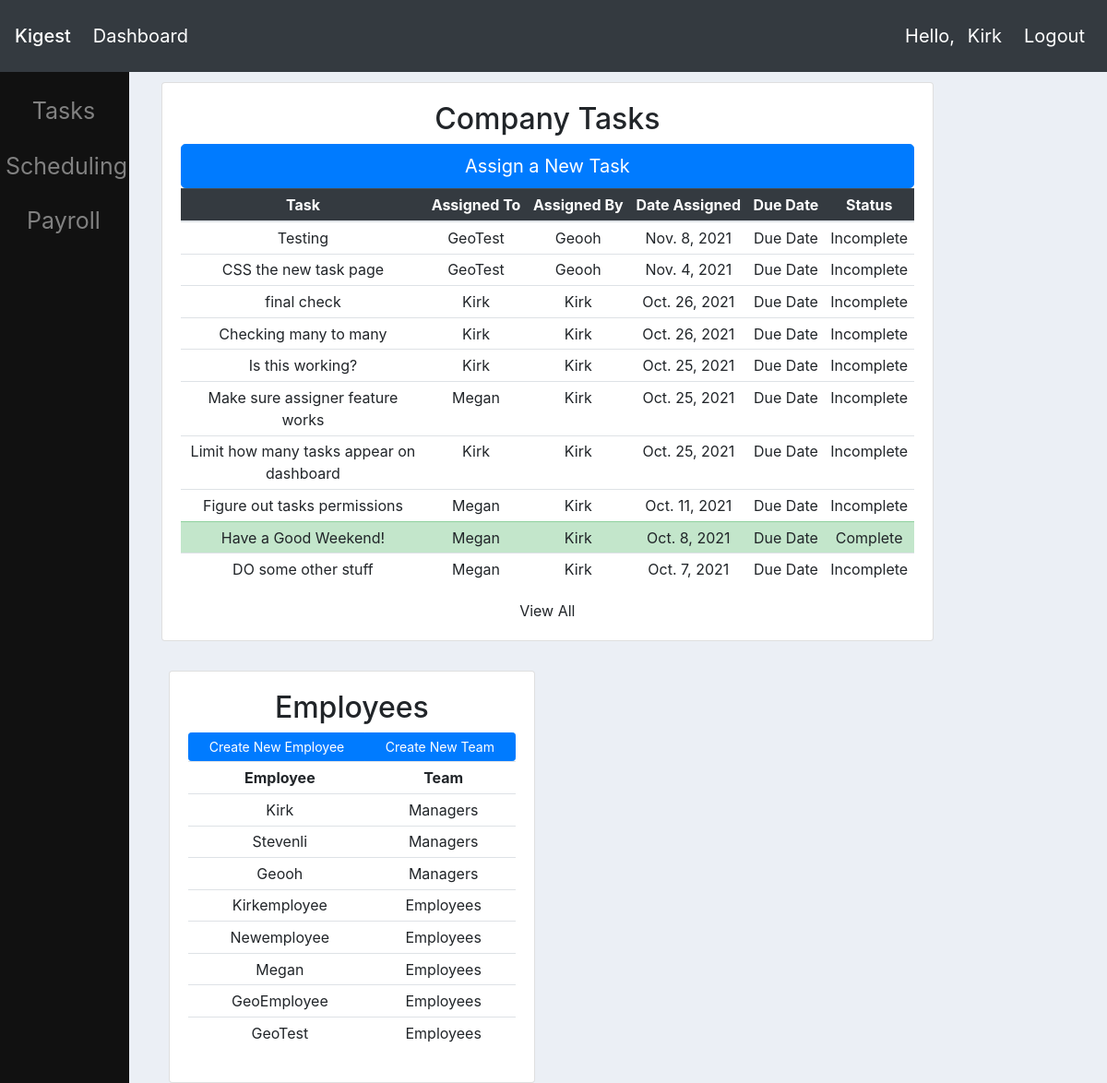
The app's page / (signed in) with its own data.
### tasks/models.py (models this page shows, shortened)
class Task(models.Model):
    title = models.CharField(max_length=60)
    assigner = models.ForeignKey(Employee, on_delete=models.CASCADE, default=1)
    date_created = models.DateTimeField(auto_now_add=True)
    date_due = models.DateTimeField(default=make_aware(datetime.datetime(2021,11,30,5,0,0)))
    date_completed = models.DateTimeField(null=True, blank=True)
    description = models.TextField(blank=True)
    is_complete = models.BooleanField(default=False)
    assignee = models.ManyToManyField(Employee, related_name='assignee')

### userprofile/models.py (models this page shows)
class Employee(models.Model):
    user = models.OneToOneField(User, on_delete=models.CASCADE)
    first_name = models.CharField(max_length=15, default='')
    last_name = models.CharField(max_length=20, default='')
    date_of_birth = models.DateField(null=True, blank=True)
    is_active = models.BooleanField(default=False)
    profile_picture = models.ImageField(default="default.png")
    street = models.CharField(max_length=200, null=True, blank=True, verbose_name='Street Address')
    city = models.CharField(max_length=75, null=True, blank=True, verbose_name='City')
    state = models.CharField(max_length=2, null=True, blank=True, verbose_name='State')
    phone = models.CharField(max_length=20, null=True, blank=True, verbose_name='Telephone Number')
    postal_code = models.CharField(max_length=5, null=True, blank=True, verbose_name='Postal Code')
    def __str__(self):
        return self.user.username

### website/views.py (the view)
# urls.py: path('', views.homepage, name = 'homepage'),
@login_required(login_url='/profile/login/')
def homepage(request):
    managers = Group.objects.get(name='managers').user_set.all()
    employees = Group.objects.get(name='employees').user_set.all()
    if request.user in managers or request.user.is_superuser:
        tasks = Task.objects.order_by('-date_created')[:10]
        return render(request, 'website/managerdashboard.html', {'tasks': tasks, 'managers': managers, 'employees': employees})
    elif request.user in employees:
        current_employee = Employee.objects.get(user=request.user)
        tasks = current_employee.assignee.all()
        return render(request, 'website/employeedashboard.html', {'tasks': tasks})
    else:
        return HttpResponse("Sorry, you aren't properly authenticated!")

### website/templates/website/managerdashboard.html (shortened to what this page needs)
{%  extends 'website/main.html' %}
{% block content %}
{% include 'website/taskspreview.html' %}
{% include 'website/employeespreview.html' %}
{% endblock %}

### website/templates/website/navbar.html (shortened to what this page needs)
<nav class="navbar fixed-top navbar-expand-lg navbar-dark bg-dark">
  <a class="navbar-brand mb-0 h1" href="{% url 'homepage' %}">Kigest</a>
  <div class="collapse navbar-collapse" id="navbarNav">
    <ul class="navbar-nav">
      <li class="nav-item active">
        <a class="nav-link" href="{% url 'homepage' %}">Dashboard</a>
        </li>
    </ul>
  </div>
    {% if user.is_authenticated %}<span class="navbar-text px-2 text-white"> Hello, <a class="navbar-text px-2 text-white" href="{% url 'profile:profile' request.user.username %}">{{request.user|capfirst}}</a></span>
    <span><a class="navbar-text px-2 text-white" href="{% url 'profile:logout' %}">Logout</a></span>{% endif %}
</nav>

### website/templates/website/taskspreview.html (shortened to what this page needs)
    <div class="col-md-10 mt-4">
		<div class="card card-body "><h2 class="text-center"><a class="text-reset text-decoration-none" href='{% url "tasks:tasks"%}'>Company Tasks</a></h2>
            <a class="btn btn-primary btn-lg btn-block" href="{% url 'tasks:newtask' %}" role="button">Assign a New Task</a>
            {% if tasks is None %}
                <h1 class="display-3">Looks like you're all caught up!</h1>
            {% else %}
            <table class="table table-sm table-hover">
                <thead class="table-dark">
                    <tr>
                        <th class="col-sm-4">Task</th>
                        <th>Assigned To</th>
                        <th>Assigned By</th>
                        <th>Date Assigned</th>
                        <th>Due Date</th>
                        <th>Status</th>
                    </tr>
                </thead>
                <tbody>
                    {% for task in tasks %}
                    {% if task.is_complete %}<tr class="table-success">
                    {% else %} <tr>
                    {% endif %}
                        <td><a class="text-reset text-decoration-none" href='{% url "tasks:viewtask" task.id%}'>{{ task.title }}</a></td>
                        <td>{{ task.assignee.all.first|capfirst }}</td>
                        <td>{{ task.assigner|capfirst }}</td>
                        <td>{{ task.date_created.date }}</td>
                        <td>Due Date</td>
                        {% if task.is_complete %}
                        <td>Complete</td>
                        {% else %}
                        <td>Incomplete</td>
                        {% endif %}
                    </tr>
                    {% endfor %}
                </tbody>
            </table>
            {% endif %}
            <div><a class = "text-reset fw-bold" href='{% url "tasks:tasks"%}'>View All</a></div>
        </div>
    </div>

### website/templates/website/employeespreview.html (shortened to what this page needs)
<br>
<div class="row mt-2 mx-2">
	<div class="col-md-5">
		<div class="card card-body"><h2 class="text-center"><a class="text-reset text-decoration-none" href='{% url "employeeview"%}'>Employees</a></h2>
            <div class="btn-group gap-1">
            <a class="btn btn-primary btn-sm" href="">Create New Employee</a>
            <a class="btn btn-primary btn-sm" href="">Create New Team</a>
            </div>
			<table class="table table-sm" id="employeeTable">
				<tr>
					<th class="text-center" onclick="sortTable(0)">Employee</th>
					<th class="text-center" onclick="sortTable(1)">Team</th>
                </tr>
                {% for manager in managers %}
                <tr>
                    <td>{{ manager|capfirst }}</td>
                    <td class="text-center">Managers</td>
                </tr>
                {% endfor %}
                {% for employee in employees %}
                <tr>
                    <td>{{ employee|capfirst }}</td>
                    <td class="text-center">Employees</td>
                </tr>
                {% endfor %}
            </table>
        </div>
    </div>

### website/templates/website/main.html (style rules this page uses)
body { padding-top: 65px; padding-left: 160px; background-color: #ebeff5; }

### website/templates/website/navbar.html (style rules this page uses)
a.navbar-brand { font-size: 20px; }
ul.navbar-nav { font-size: 20px; }
span { font-size: 20px; }

### website/templates/website/taskspreview.html (style rules this page uses)
body { text-align: center; position: center; }

### website/templates/website/employeespreview.html (style rules this page uses)
body { text-align: center; position: center; }

### records on screen
Task: title "Testing", assignee.all.first "GeoTest", assigner "Geooh", date_created "Nov. 8, 2021", is_complete "Incomplete"
Task: title "CSS the new task page", assignee.all.first "GeoTest", assigner "Geooh", date_created "Nov. 4, 2021", is_complete "Incomplete"
Task: title "final check", assignee.all.first "Kirk", assigner "Kirk", date_created "Oct. 26, 2021", is_complete "Incomplete"
Task: title "Checking many to many", assignee.all.first "Kirk", assigner "Kirk", date_created "Oct. 26, 2021", is_complete "Incomplete"
Task: title "Is this working?", assignee.all.first "Kirk", assigner "Kirk", date_created "Oct. 25, 2021", is_complete "Incomplete"
Task: title "Make sure assigner feature works", assignee.all.first "Megan", assigner "Kirk", date_created "Oct. 25, 2021", is_complete "Incomplete"
Task: title "Limit how many tasks appear on dashboard", assignee.all.first "Kirk", assigner "Kirk", date_created "Oct. 25, 2021", is_complete "Incomplete"
Task: title "Figure out tasks permissions", assignee.all.first "Megan", assigner "Kirk", date_created "Oct. 11, 2021", is_complete "Incomplete"
Task: title "Have a Good Weekend!", assignee.all.first "Megan", assigner "Kirk", date_created "Oct. 8, 2021", is_complete "Complete"
Task: title "DO some other stuff", assignee.all.first "Megan", assigner "Kirk", date_created "Oct. 7, 2021", is_complete "Incomplete"

### other values on screen
{{ request.user|capfirst }} "Kirk"
{{ manager|capfirst }} "Kirk"
{{ manager|capfirst }} "Stevenli"
{{ manager|capfirst }} "Geooh"
{{ employee|capfirst }} "Kirkemployee"
{{ employee|capfirst }} "Newemployee"
{{ employee|capfirst }} "Megan"
{{ employee|capfirst }} "GeoEmployee"
{{ employee|capfirst }} "GeoTest"
